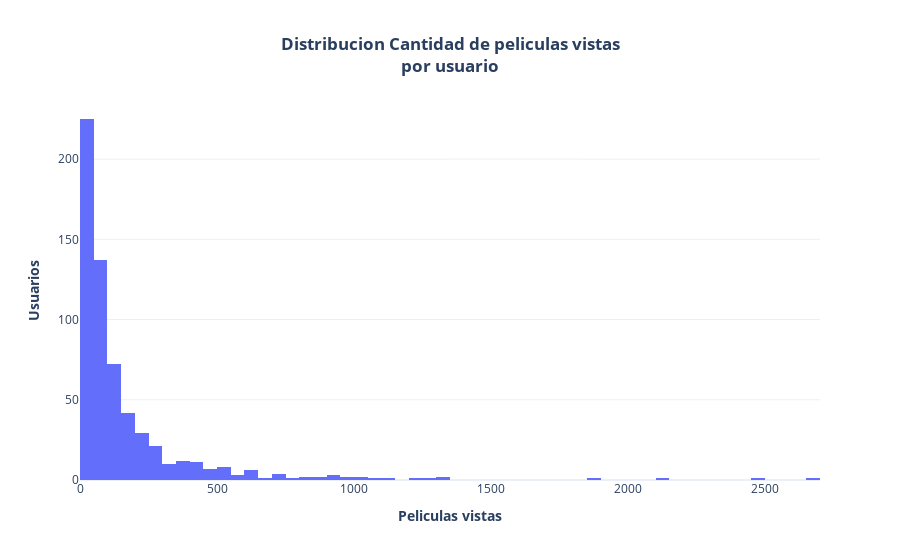

Notebook code cell kept with this figure:
### Code cell
query = "SELECT userId, COUNT(*) AS watched_movies FROM ratings GROUP BY userId ORDER BY watched_movies DESC"
df = create_df(query)

fig = px.histogram(df, x="watched_movies", nbins=60, template="plotly_white", labels={"watched_movies":"<b>Peliculas vistas</b>"},
                  title="<b>Distribucion Cantidad de peliculas vistas<br>por usuario</b>")

fig.update_layout(title={"x":0.5})

fig.update_traces(hovertemplate="<b>Peliculas vistas</b>=%{x}<br><b>Usuarios</b>=%{y}<extra></extra>")

fig.update_yaxes(title="<b>Usuarios</b>")

fig.show()

### Figure 1 — Plotly figure (JSON) as saved in the notebook; plotly's stock layout.template omitted (floating-point values rounded to 4 significant figures; data arrays with more than 128 entries replaced by an {"elided": "..."} marker saying what was removed)
{"data": [{"alignmentgroup": "True", "bingroup": "x", "hovertemplate": "<b>Peliculas vistas</b>=%{x}<br><b>Usuarios</b>=%{y}<extra></extra>", "legendgroup": "", "marker": {"color": "#636efa", "pattern": {"shape": ""}}, "name": "", "nbinsx": 60, "offsetgroup": "", "orientation": "v", "showlegend": false, "type": "histogram", "x": {"elided": "610 int values"}, "xaxis": "x", "yaxis": "y"}], "layout": {"autosize": true, "barmode": "relative", "legend": {"tracegroupgap": 0}, "title": {"text": "<b>Distribucion Cantidad de peliculas vistas<br>por usuario</b>", "x": 0.5}, "xaxis": {"anchor": "y", "autorange": true, "domain": [0, 1], "range": [-0.5, 2700.0], "title": {"text": "<b>Peliculas vistas</b>"}, "type": "linear"}, "yaxis": {"anchor": "x", "autorange": true, "domain": [0, 1], "range": [0, 236.8], "title": {"text": "<b>Usuarios</b>"}}}}
